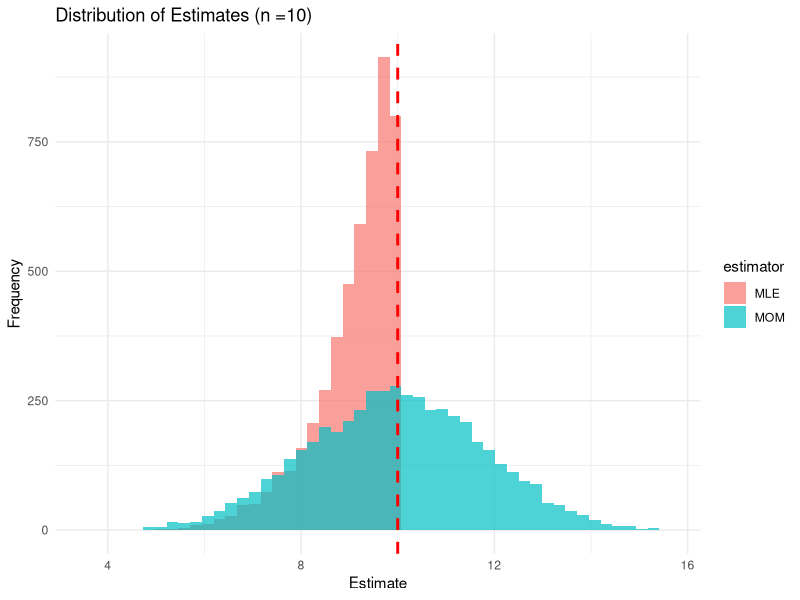
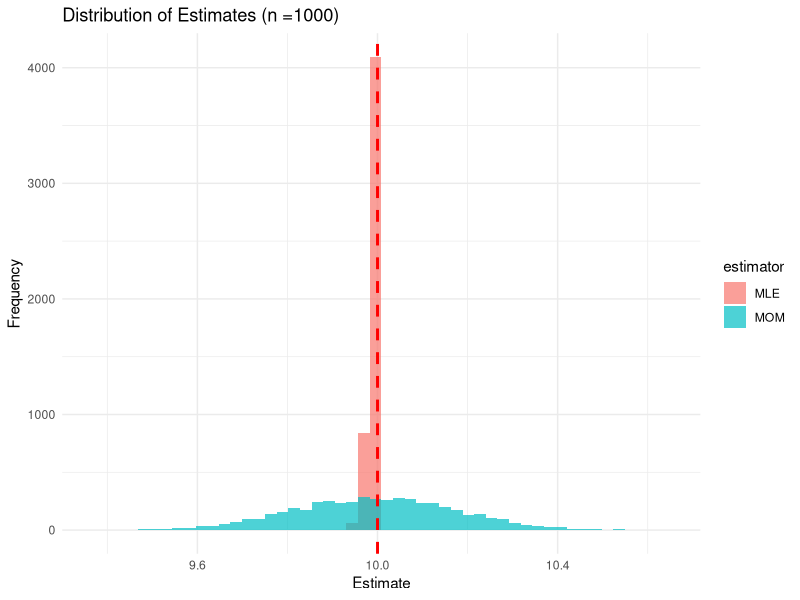
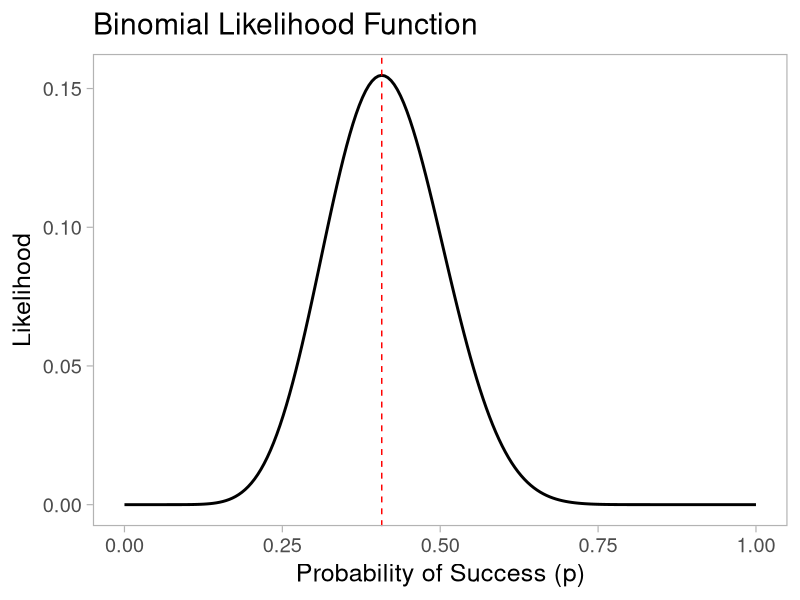
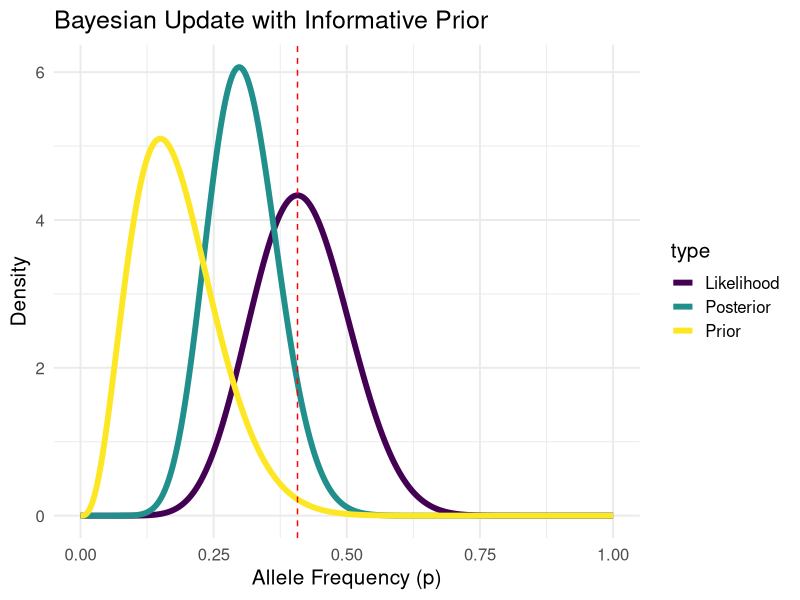
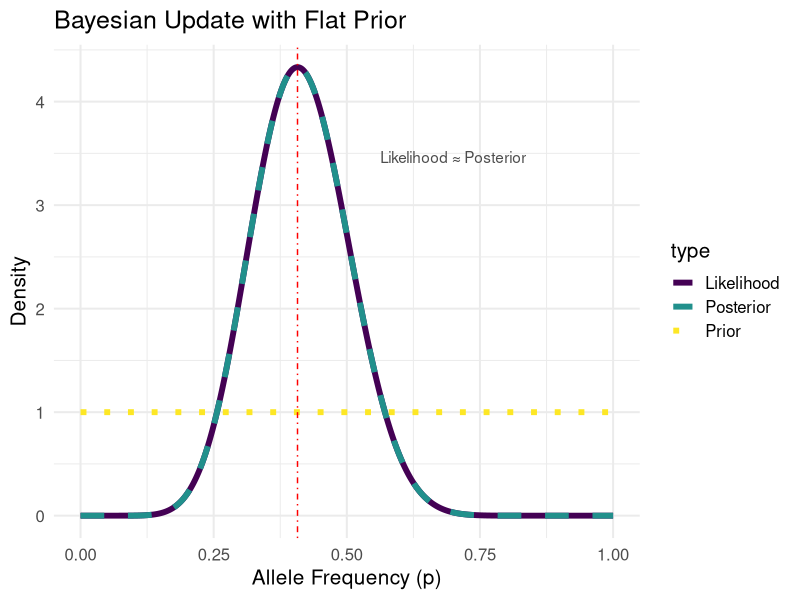

These charts were generated, in order, by the following R code: (Note: this script raises an error after producing the figures.)
## ---- chunk 1
library(tidyverse)
library(ggplot2)
library(viridis)
library(htmltools)
## ---- chunk 2
#| layout-ncol: 2

mom_estimator <- function(sample) {
    return(2 * mean(sample))
}

# Function to generate MLE estimator for Uniform(0, theta)
mle_estimator <- function(sample) {
    return(max(sample))
}

simulate_estimators <- function(theta = 1, n = 10, n_sim = 1000) {
    mom_estimates <- numeric(n_sim)
    mle_estimates <- numeric(n_sim)

    for (i in 1:n_sim) {
        sample <- runif(n, 0, theta)
        mom_estimates[i] <- mom_estimator(sample)
        mle_estimates[i] <- mle_estimator(sample)
    }

    return(list(
        mom = mom_estimates,
        mle = mle_estimates
    ))
}

n_simulations <- 5000
theta_true <- 10

n_demo_1 <- 10
n_demo_2 <- 1000
demo_results_1 <- simulate_estimators(theta_true, n_demo_1, n_simulations)
demo_results_2 <- simulate_estimators(theta_true, n_demo_2, n_simulations)

demo_data_1 <- data.frame(
    MOM = demo_results_1$mom,
    MLE = demo_results_1$mle
) %>%
    pivot_longer(everything(), names_to = "estimator", values_to = "estimate")

demo_data_2 <- data.frame(
    MOM = demo_results_2$mom,
    MLE = demo_results_2$mle
) %>%
    pivot_longer(everything(), names_to = "estimator", values_to = "estimate")
ggplot(demo_data_1, aes(x = estimate, fill = estimator)) +
    geom_histogram(alpha = 0.7, position = "identity", bins = 50) +
    geom_vline(xintercept = theta_true, linetype = "dashed", color = "red", linewidth = 1) +
    labs(
        title = paste0("Distribution of Estimates (n =", n_demo_1, ")"),
        x = "Estimate", y = "Frequency"
    ) +
    theme_minimal()

ggplot(demo_data_2, aes(x = estimate, fill = estimator)) +
    geom_histogram(alpha = 0.7, position = "identity", bins = 50) +
    geom_vline(xintercept = theta_true, linetype = "dashed", color = "red", linewidth = 1) +
    labs(
        title = paste0("Distribution of Estimates (n =", n_demo_2, ")"),
        x = "Estimate", y = "Frequency"
    ) +
    theme_minimal()
## ---- chunk 3
n <- 27
x <- 11
p_seq <- seq(0, 1, length.out = 200)
likelihood <- dbinom(x, n, p_seq)
plot <- ggplot(
    data.frame(p = p_seq, likelihood = likelihood),
    aes(x = p, y = likelihood)
) +
    geom_line(linewidth = 1) +
    labs(
        x = "Probability of Success (p)",
        y = "Likelihood",
        title = "Binomial Likelihood Function"
    ) +
    geom_vline(
        xintercept = x / n,
        color = "red",
        linetype = "dashed"
    ) +
    theme_light(base_size = 18) +
    theme(panel.grid = element_blank())
## ---- chunk 4
plot
## ---- chunk 5
p <- seq(0, 1, length.out = 1000)
# Prior (Beta distribution from previous experiment)
prior <- dbeta(p, 3 + 1, 17 + 1)
# Likelihood (Beta distribution from current data)
likelihood <- dbeta(p, 11 + 1, 16 + 1)
# Posterior (Beta distribution combining both)
posterior <- dbeta(p, 14 + 1, 33 + 1)
# Combine into a data frame
plot_data <- data.frame(
    p = rep(p, 3),
    density = c(prior, likelihood, posterior),
    type = rep(c("Prior", "Likelihood", "Posterior"), each = length(p))
)
# Add flat prior distribution
flat_prior <- dbeta(p, 1, 1)
flat_posterior <- dbeta(p, 12, 17)
plot_data <- rbind(
    plot_data,
    data.frame(
        p = rep(p, 3),
        density = c(flat_prior, likelihood, flat_posterior),
        type = rep(c("Prior", "Likelihood", "Posterior"), each = length(p))
    )
)
# Add a column to distinguish between informative and flat scenarios
plot_data$scenario <- c(rep("Informative", 3000), rep("Flat", 3000))
## ---- chunk 6
p1 <- ggplot(
    plot_data %>% filter(scenario == "Informative"),
    aes(x = p, y = density, color = type)
) +
    geom_line(linewidth = 2) +
    geom_vline(xintercept = 11 / 27, linetype = "dashed", color = "red") +
    labs(
        x = "Allele Frequency (p)",
        y = "Density",
        title = "Bayesian Update with Informative Prior"
    ) +
    scale_color_viridis_d() +
    theme_minimal(base_size = 15)
## ---- chunk 7
p2 <- ggplot(
  plot_data %>% filter(scenario == "Flat"),
  aes(x = p, y = density, color = type, linetype = type)
) +
  geom_line(linewidth = 2) +
  scale_linetype_manual(values = c("Prior" = "dotted", "Likelihood" = "solid", "Posterior" = "dashed")) +
  geom_vline(xintercept = 11 / 27, linetype = "dotdash", color = "red") +
  labs(
    x = "Allele Frequency (p)",
    y = "Density",
    title = "Bayesian Update with Flat Prior"
  ) +
  theme_minimal(base_size = 15) +
  scale_color_viridis_d() +
  annotate("text",
    x = 0.7, y = max(flat_posterior) * 0.8,
    label = "Likelihood ≈ Posterior", color = "gray30"
  )
## ---- chunk 8
#| layout-ncol: 2
#| fig.height: 8
p1
p2
## ---- chunk 9
img(src = knitr::include_graphics("scripts/_output/sequential_bayesian_update.gif"), alt = 'Bayesian updating')
## ---- chunk 10
observed_testcross <- c(21, 28)     # Dominant, Recessive
chisq_test <- chisq.test(observed_testcross, p = c(0.5, 0.5))
chisq_test
## ---- chunk 11
set.seed(123)
n_sim <- 10000
N <- 49
simulated <- rbinom(n_sim, N, 0.5)
p_value_sim <- mean(simulated <= 21 | simulated >= 28)
p_value_sim
hist(simulated, breaks = 30, main = "Simulated Test Cross Outcomes", xlab = "Number of Dominant Offspring")
abline(v = c(21, 28), col = "red", lty = 2, lwd = 2)
## ---- chunk 12
n <- 212
n_AA <- 175
n_Aa <- 33
n_aa <- 4

# Estimate allele frequency
p_hat <- (2*n_AA + n_Aa) / (2*n)
q_hat <- 1 - p_hat
p_hat

# Expected counts
expected <- c(n * p_hat^2, 2*n * p_hat*q_hat, n * q_hat^2)
observed <- c(n_AA, n_Aa, n_aa)
expected

# Pearson chi-squared
chisq_val <- sum((observed - expected)^2 / expected)
df <- 3 - 1 - 1
p_val <- pchisq(chisq_val, df = df, lower.tail = FALSE)
p_val
## ---- chunk 13
set.seed(123)
true_p <- 0.3
sample_sizes <- c(5, 10, 100, 500)
n_sims <- 1000

sampling_results <- map_dfr(sample_sizes, function(n) {
  p_hats <- replicate(n_sims, {
    # Sample n individuals (2n alleles total)
    alleles <- rbinom(n, 2, true_p)  # each individual contributes 0,1,2 A alleles
    sum(alleles) / (2 * n)           # sample allele frequency
  })
  tibble(sample_size = n, p_hat = p_hats,
         theoretical_se = sqrt(true_p * (1 - true_p) / (2 * n)))
})
## ---- chunk 14
sampling_results <- sampling_results %>%
  mutate(sample_size_name = paste("n =", sample_size)) |>
  mutate(sample_size_name = factor(sample_size_name, levels = c("n = 5", "n = 10", "n = 100", "n = 500")))
## ---- chunk 15
# Plot sampling distributions
ggplot(sampling_results, aes(x = p_hat)) +
  geom_histogram(aes(y = after_stat(density)), bins = 30, alpha = 0.7) +
  geom_vline(xintercept = true_p, color = "red", linetype = "dashed", linewidth = 1) +
  facet_wrap(~sample_size_name, scales = "free_y") +
  labs(title = "Sampling Distribution of p̂", x = "Sample Allele Frequency (p̂)", y = "Density") +
  theme_minimal()
